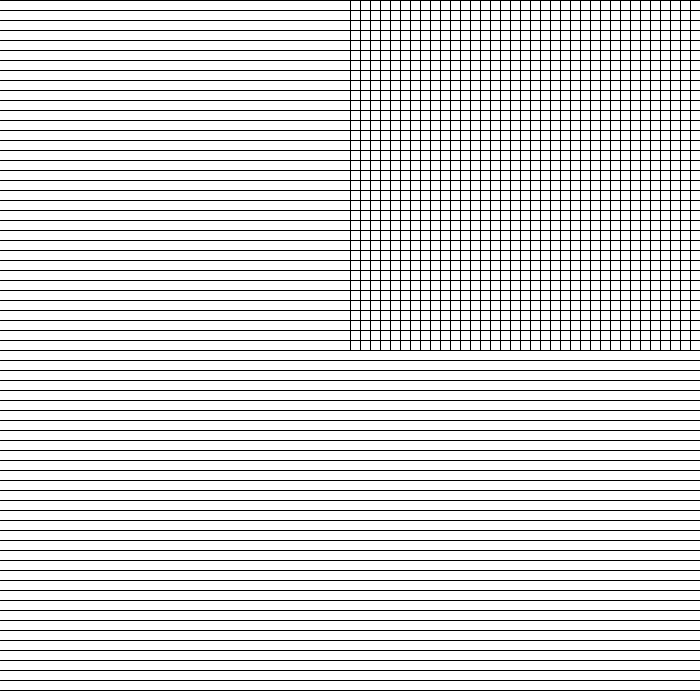
Frame 1 (no input)
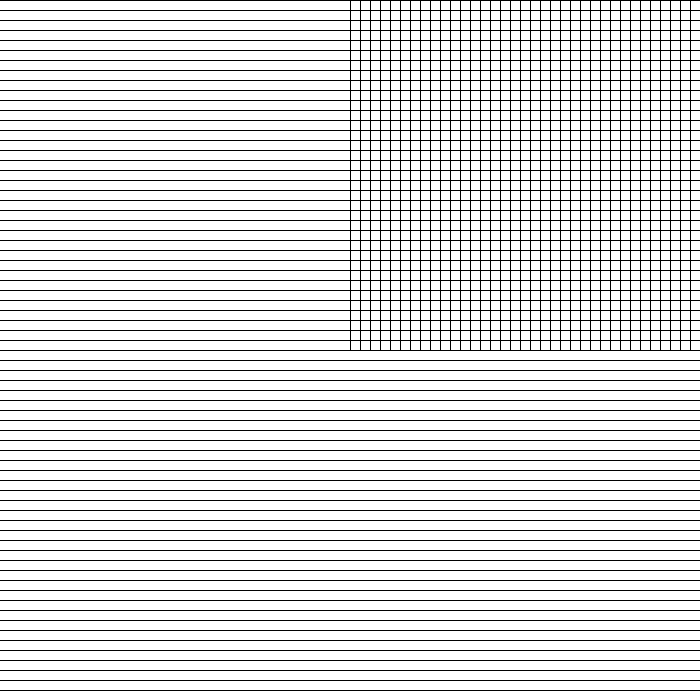
Frame 60 (the mouse pressed at the canvas centre just before this capture)
Frame 120 (the mouse held since frame 60 and released just before this capture): identical to frame 60, image omitted

The Processing sketch that drew these frames (run headless with seeded random() and noise(); from frame 60 on, the mouse is pressed at the canvas centre):

// Processing sketch: tutorial_2
// ── tutorial_2.pde
void setup (){
  size (700, 700);
  background (255);
}

//-------------


//some shortcuts for loop shortcuts
//i=i+10;
//i+=10;
//i=i+1;
//i+=1;
//i++;

//i=i-1;
//i--;

//-------------

//for loop order:
//for (initialize; boolean test; increment){
//    statements }


//initializing a LOCAL VARIABLE here for the "for loop." (meaning that it's nested in this for loop, so it only works here)
void draw(){
  for (int i=1; i<=10; i=i+1){  
    println (i);
  }
  for (int i=width/2; i<width; i=i+10 ){
    line (i, 0, i, height/2);
  }
 //for (int i=0; i<=width; i=i+10){
  // line (i, 0, height, i);
// }
 for (int i=0; i<width; i=i+10){
   line (0, i, height, i);
 }
   
  for (int i=0; i<height; i+=10){
  line (0, i, width, i);
}
}
